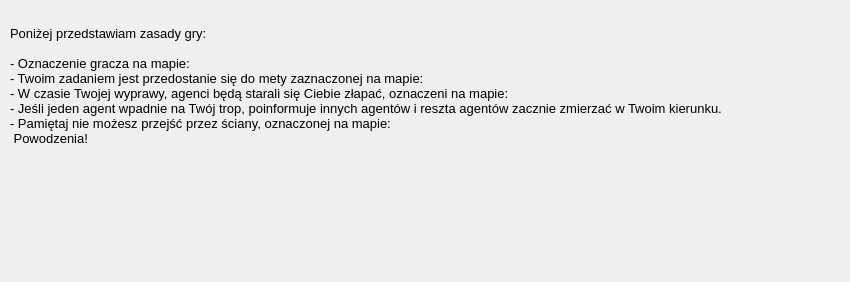
<?xml version="1.0" encoding="UTF-8"?>
<ui version="4.0">
 <class>Help</class>
 <widget class="QDialog" name="Help">
  <property name="geometry">
   <rect>
    <x>0</x>
    <y>0</y>
    <width>850</width>
    <height>282</height>
   </rect>
  </property>
  <property name="windowTitle">
   <string>Dialog</string>
  </property>
  <property name="autoFillBackground">
   <bool>false</bool>
  </property>
  <widget class="QLabel" name="label">
   <property name="geometry">
    <rect>
     <x>580</x>
     <y>80</y>
     <width>31</width>
     <height>31</height>
    </rect>
   </property>
   <property name="text">
    <string/>
   </property>
   <property name="pixmap">
    <pixmap>:/agent/Agent.bmp</pixmap>
   </property>
  </widget>
  <widget class="QLabel" name="label_3">
   <property name="geometry">
    <rect>
     <x>10</x>
     <y>10</y>
     <width>721</width>
     <height>151</height>
    </rect>
   </property>
   <property name="font">
    <font>
     <pointsize>10</pointsize>
    </font>
   </property>
   <property name="text">
    <string>Poniżej przedstawiam zasady gry:

- Oznaczenie gracza na mapie:
- Twoim zadaniem jest przedostanie się do mety zaznaczonej na mapie: 
- W czasie Twojej wyprawy, agenci będą starali się Ciebie złapać, oznaczeni na mapie:
- Jeśli jeden agent wpadnie na Twój trop, poinformuje innych agentów i reszta agentów zacznie zmierzać w Twoim kierunku. 
- Pamiętaj nie możesz przejść przez ściany, oznaczonej na mapie: 
 Powodzenia!</string>
   </property>
  </widget>
  <widget class="QLabel" name="label_2">
   <property name="geometry">
    <rect>
     <x>510</x>
     <y>80</y>
     <width>21</width>
     <height>21</height>
    </rect>
   </property>
   <property name="text">
    <string/>
   </property>
   <property name="pixmap">
    <pixmap resource="grafika.qrc">:/ikony/Agent.bmp</pixmap>
   </property>
  </widget>
  <widget class="QLabel" name="label_4">
   <property name="geometry">
    <rect>
     <x>190</x>
     <y>50</y>
     <width>21</width>
     <height>21</height>
    </rect>
   </property>
   <property name="text">
    <string/>
   </property>
   <property name="pixmap">
    <pixmap resource="grafika.qrc">:/ikony/player.bmp</pixmap>
   </property>
  </widget>
  <widget class="QLabel" name="label_5">
   <property name="geometry">
    <rect>
     <x>430</x>
     <y>70</y>
     <width>21</width>
     <height>21</height>
    </rect>
   </property>
   <property name="text">
    <string/>
   </property>
   <property name="pixmap">
    <pixmap resource="grafika.qrc">:/ikony/Meta.bmp</pixmap>
   </property>
  </widget>
  <widget class="QLabel" name="label_6">
   <property name="geometry">
    <rect>
     <x>390</x>
     <y>120</y>
     <width>21</width>
     <height>21</height>
    </rect>
   </property>
   <property name="text">
    <string/>
   </property>
   <property name="pixmap">
    <pixmap resource="grafika.qrc">:/ikony/Sciana.bmp</pixmap>
   </property>
  </widget>
 </widget>
 <resources>
  <include location="grafika.qrc"/>
 </resources>
 <connections/>
</ui>
